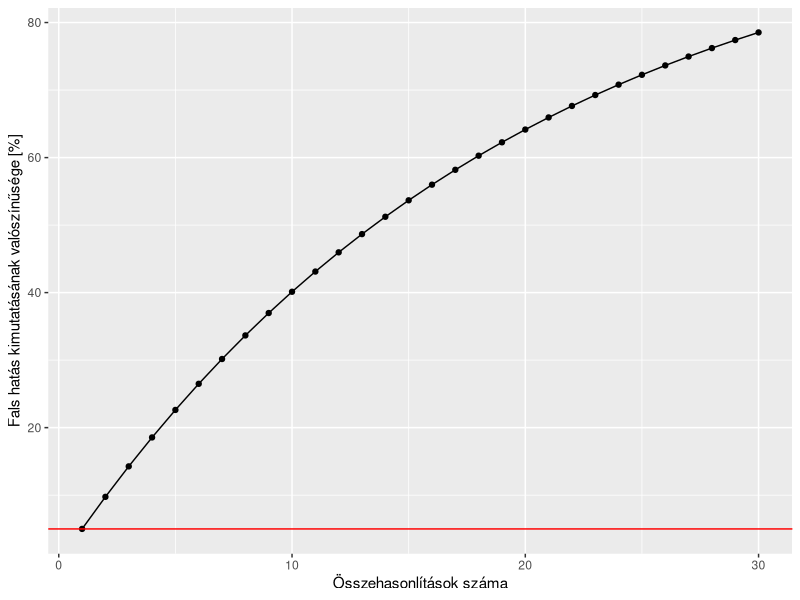

Write R code to recreate this figure.
## ---- chunk 1
ggplot2::ggplot(data.frame(k = 1:30, alpha = (1-(1-0.05)^(1:30))*100), ggplot2::aes(x = k, y = alpha)) +
  ggplot2::geom_line() + ggplot2::geom_point() + ggplot2::geom_hline(yintercept = 5, col = "red") +
  ggplot2::labs(x = "Összehasonlítások száma", y = "Fals hatás kimutatásának valószínűsége [%]")
